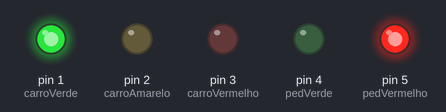
The sketch below on a simulated Arduino Uno, built with avr-gcc and run on an emulated ATmega328P. On the bench: output pins drawn as LEDs (lit = HIGH).

Above: at 0.1 s.
At 5.1 s:
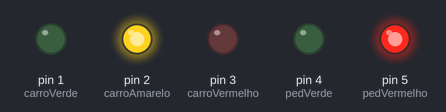
At 15.6 s:
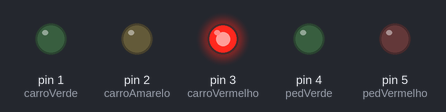
At 26.1 s:
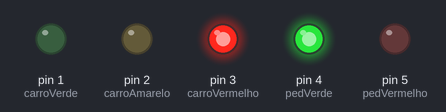
At 35.1 s:
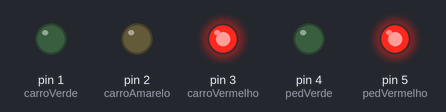
Timing chart, 0 to 37.5 s (numbered marks = the images above):
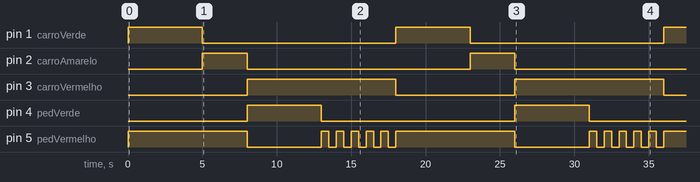

The sketch:

4_semaforo.ino
```cpp
// Projeto 4 - Semáforo

//Define os pinos a serem utilizados
int pedVerde = 4;
int pedVermelho = 5;
int carroVerde = 1;
int carroAmarelo = 2;
int carroVermelho = 3;

void setup() {
  pinMode(pedVerde, OUTPUT);
  pinMode(pedVermelho, OUTPUT);
  pinMode(carroVerde, OUTPUT);
  pinMode(carroAmarelo, OUTPUT);
  pinMode(carroVermelho, OUTPUT);

  //  Coloca na posição inicial. Somente o verde dos carros e o vermelho dos pedestres acesos.
//  pinMode(carroVerde, HIGH);  ????
//  pinMode(carroAmarelo, LOW); ????
//  pinMode(carroVermelho, LOW);????
//  pinMode(pedVerde, LOW);     ????
//  pinMode(pedVermelho, HIGH); ????
}

void loop() {
  //  Acende o verde dos carros e o vermelho dos pedestres
  digitalWrite(carroVerde, HIGH);
  digitalWrite(pedVermelho, HIGH);
  delay(5000);

  //  Apaga o verde dos carros e acende o amarelo
  digitalWrite(carroVerde, LOW);
  digitalWrite(carroAmarelo, HIGH);
  delay(3000);

  //  Apaga o amarelo dos carros e acende o vermelho
  digitalWrite(carroAmarelo, LOW);
  digitalWrite(carroVermelho, HIGH);

  //  Apaga o vermelho dos pedestres e acende o verde
  digitalWrite(pedVerde, HIGH);
  digitalWrite(pedVermelho, LOW);
  delay(5000);

  //  Apaga o verde do pedeste e pisca o vermelho dos pedestres
  digitalWrite(pedVerde, LOW);

  for (int x = 0; x < 5; x++) {
    digitalWrite(pedVermelho, HIGH);
    delay(500);
    digitalWrite(pedVermelho, LOW);
    delay(500);
  }

  //  Apaga o vermelho dos carros
  digitalWrite(carroVermelho, LOW);

}
```

Measured:
- by itself, pin 1 (carroVerde), pin 4 (pedVerde): alternates HIGH for 5.0 s and LOW for 13.0 s
- by itself, pin 2 (carroAmarelo): alternates HIGH for 3.0 s and LOW for 15.0 s
- by itself, pin 3 (carroVermelho): alternates HIGH for 10.0 s and LOW for 8.0 s
- by itself, pin 5 (pedVermelho): goes HIGH 8.0 s, LOW 5.0 s, 5 × (HIGH 0.50 s, LOW 0.50 s), HIGH 8.0 s, LOW 5.0 s, 5 × (HIGH 0.50 s, LOW 0.50 s), then HIGH
